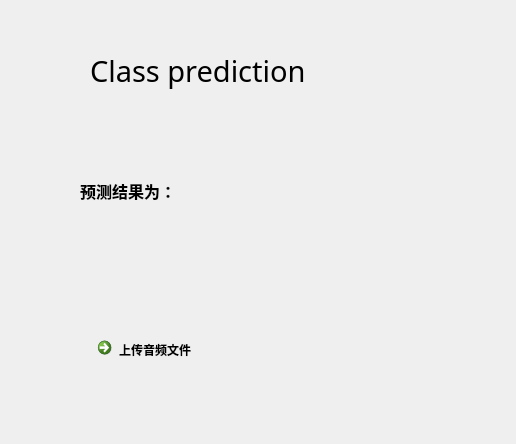
<?xml version="1.0" encoding="UTF-8"?>
<ui version="4.0">
 <class>ForCastDialogView</class>
 <widget class="QDialog" name="ForCastDialogView">
  <property name="geometry">
   <rect>
    <x>0</x>
    <y>0</y>
    <width>516</width>
    <height>444</height>
   </rect>
  </property>
  <property name="windowTitle">
   <string>Forcast</string>
  </property>
  <widget class="QLabel" name="TitleLabel">
   <property name="geometry">
    <rect>
     <x>90</x>
     <y>40</y>
     <width>301</width>
     <height>61</height>
    </rect>
   </property>
   <property name="font">
    <font>
     <family>Jokerman</family>
     <pointsize>22</pointsize>
     <weight>50</weight>
     <bold>false</bold>
    </font>
   </property>
   <property name="styleSheet">
    <string notr="true">border:0 solid white;
background-color: transparent;
border:none; </string>
   </property>
   <property name="text">
    <string>Class prediction</string>
   </property>
  </widget>
  <widget class="QLabel" name="forcastLabel">
   <property name="geometry">
    <rect>
     <x>80</x>
     <y>130</y>
     <width>291</width>
     <height>121</height>
    </rect>
   </property>
   <property name="font">
    <font>
     <family>Arial Black</family>
     <pointsize>12</pointsize>
     <weight>75</weight>
     <bold>true</bold>
    </font>
   </property>
   <property name="styleSheet">
    <string notr="true">border:0 solid white;
background-color: transparent;
border:none; </string>
   </property>
   <property name="text">
    <string>预测结果为：</string>
   </property>
  </widget>
  <widget class="QPushButton" name="vedioButton">
   <property name="geometry">
    <rect>
     <x>350</x>
     <y>330</y>
     <width>61</width>
     <height>61</height>
    </rect>
   </property>
   <property name="font">
    <font>
     <family>Arial Black</family>
     <pointsize>14</pointsize>
     <weight>75</weight>
     <bold>true</bold>
    </font>
   </property>
   <property name="styleSheet">
    <string notr="true"> background-color: transparent;
 border:none; </string>
   </property>
   <property name="text">
    <string/>
   </property>
   <property name="icon">
    <iconset>
     <normaloff>images/sound.png</normaloff>images/sound.png</iconset>
   </property>
   <property name="iconSize">
    <size>
     <width>150</width>
     <height>150</height>
    </size>
   </property>
  </widget>
  <widget class="QCommandLinkButton" name="fileLinkButton">
   <property name="geometry">
    <rect>
     <x>90</x>
     <y>330</y>
     <width>151</width>
     <height>48</height>
    </rect>
   </property>
   <property name="styleSheet">
    <string notr="true">border:0 solid white;
background-color: transparent;
border:none; </string>
   </property>
   <property name="text">
    <string>上传音频文件</string>
   </property>
   <property name="icon">
    <iconset>
     <normaloff>images/arrow.bmp</normaloff>images/arrow.bmp</iconset>
   </property>
   <property name="iconSize">
    <size>
     <width>30</width>
     <height>30</height>
    </size>
   </property>
  </widget>
  <widget class="QLabel" name="fileNameLabel">
   <property name="geometry">
    <rect>
     <x>100</x>
     <y>390</y>
     <width>191</width>
     <height>31</height>
    </rect>
   </property>
   <property name="text">
    <string/>
   </property>
  </widget>
 </widget>
 <resources/>
 <connections/>
</ui>
